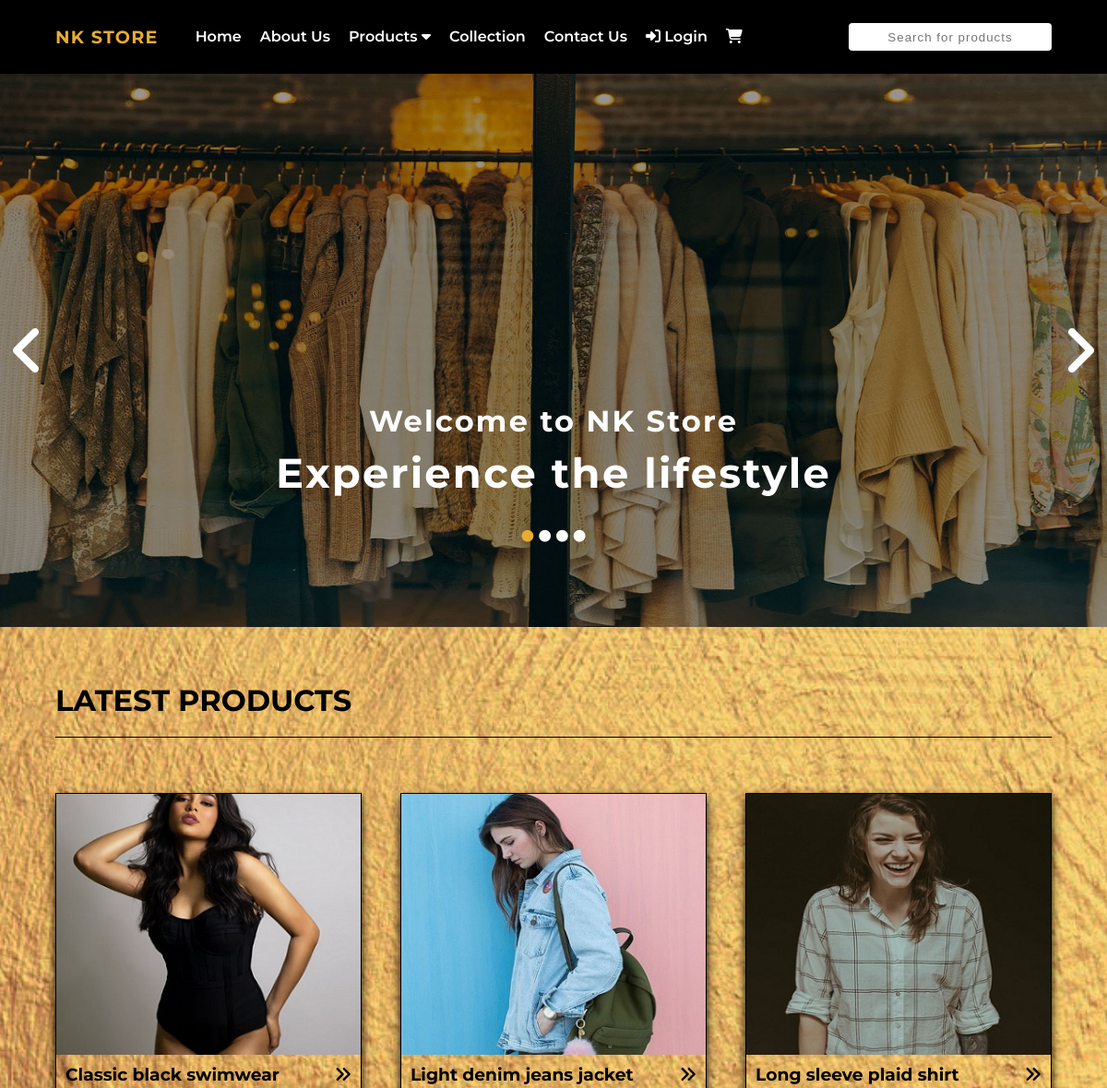
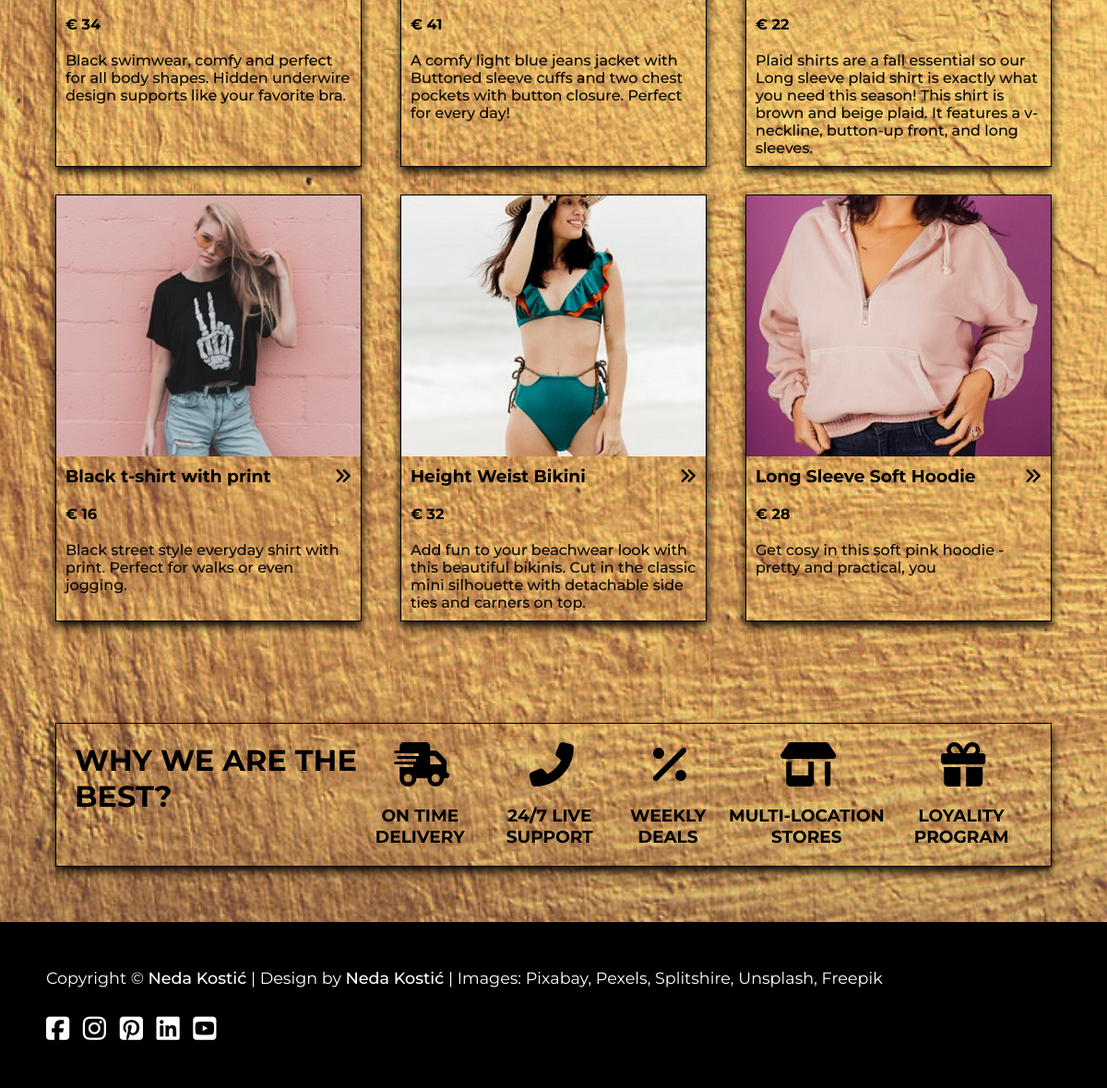
The page / on the database its author committed (2 pictures, top to bottom).
### tables this page shows
CREATE TABLE `product_image` (
  `product_image_id` int(10) UNSIGNED NOT NULL,
  `product_image_name` varchar(100) NOT NULL,
  `created_at` timestamp NOT NULL DEFAULT current_timestamp(),
  `updated_at` timestamp NULL DEFAULT NULL ON UPDATE current_timestamp(),
  `product_id` int(10) UNSIGNED NOT NULL
);

CREATE TABLE `product` (
  `product_id` int(10) UNSIGNED NOT NULL,
  `product_name` varchar(100) NOT NULL,
  `product_price` int(10) UNSIGNED NOT NULL,
  `product_description` text NOT NULL,
  `product_color` varchar(20) NOT NULL,
  `product_material` varchar(40) NOT NULL,
  `product_care` varchar(30) NOT NULL,
  `product_origin` varchar(50) NOT NULL,
  `created_at` timestamp NOT NULL DEFAULT current_timestamp(),
  `updated_at` timestamp NULL DEFAULT NULL ON UPDATE current_timestamp(),
  `is_active` tinyint(1) NOT NULL DEFAULT 1,
  `category_id` int(10) UNSIGNED NOT NULL,
  `user_id` int(10) UNSIGNED NOT NULL
);

### functions/general.php (called while the page is built, shortened)
<?php
function login(){
    if(isset($_SESSION['user_id']) and isset($_SESSION['user_username']) and isset($_SESSION['user_email']) and isset($_SESSION['user_role']))
        return true;
    else if(isset($_COOKIE['user_id']) and isset($_COOKIE['user_username']) and isset($_COOKIE['user_email']) and isset($_COOKIE['user_role']))
    {
        $_SESSION['user_id'] = $_COOKIE['user_id'];
        $_SESSION['user_username'] = $_COOKIE['user_username'];
        $_SESSION['user_email'] = $_COOKIE['user_email'];
        $_SESSION['user_role'] = $_COOKIE['user_role'];
        return true;
    }
    else {
        return false;
    }
}
?>

### class/classDatabase.php (called while the page is built, shortened)
<?php
class Database {
    protected $host;
    protected $username;
    protected $password;
    protected $database;
    protected $db;
    public function __construct(){
        $this->host = "localhost";
        $this->username = "root";
        $this->password = "";
        $this->database = "nkstore";
    }
    public function connect(){
        $this->db = @mysqli_connect($this->host, $this->username, $this->password, $this->database);
        return $this->db;
    }
    public function query($sql){
        return mysqli_query($this->db, $sql);
    }
    public function fetch_object($result){
        return mysqli_fetch_object($result);
    }
}

### index.php (the view, shortened to what this page needs)
<?php
require_once("class/classDatabase.php");
require_once("functions/general.php");
$db = new Database();
?>
<!DOCTYPE html>
<html lang="en">
<head>
    <link rel="stylesheet" href="assets/css/style.css">
    <?php include_once("inc/_header.php"); ?>
    <div id="hero-slider">
        <ul id="slider">
            <li>
                <img src="assets/images/slide_01.jpg" alt="slide01">
                <section class="text-content">
                    <h4>Welcome to NK Store</h4>
                    <h2>Experience the lifestyle</h2>
                </section>
            </li>
        </ul>
        <ol id="circles">
        </ol>
        <div id="left">
            <i class="fas fa-angle-left"></i>
        </div>
        <div id="right">
            <i class="fas fa-angle-right"></i>
        </div>
    </div>
    <main>
        <div class="container">
            <h2>LATEST PRODUCTS</h2>
            <?php
            $sql = "SELECT * FROM product WHERE is_active = 1 ORDER BY product_id DESC LIMIT 6";
            $result = $db->query($sql);
            ?>
            <section class="products">
                <?php while ($row = $db->fetch_object($result)) { ?>
                    <article class="product">
                        <?php $sql1 = "SELECT * FROM product_image WHERE product_id = $row->product_id";
                        $result1 = $db->query($sql1);
                        while ($row1 = $db->fetch_object($result1)) {
                        ?>
                            <img src='assets/images/products/<?= $row1->product_image_name; ?>' alt='Product image'> <?php } ?>
                        <h3>
                            <span><?= $row->product_name; ?></span><span>
                                <a href='<?= $row->product_id; ?>'><i class='fas fa-angle-double-right'></i></a></span>
                        </h3>
                        <h4>&euro; <?= $row->product_price; ?></h4>
                        <p><?= $row->product_description; ?></p>
                    </article>
                <?php } ?>
            </section>
            <section id="why">
                <h2>WHY WE ARE THE BEST?</h2>
                <article>
                    <i class="fas fa-shipping-fast"></i>
                    <h5>ON TIME DELIVERY</h5>
                </article>
                <article>
                    <i class="fas fa-phone-alt"></i>
                    <h5>24/7 LIVE SUPPORT</h5>
                </article>
                <article>
                    <i class="fas fa-percent"></i>
                    <h5>WEEKLY DEALS</h5>
                </article>
                <article>
                    <i class="fas fa-store-alt"></i>
                    <h5>MULTI-LOCATION STORES</h5>
                </article>
                <article>
                    <i class="fas fa-gift"></i>
                    <h5>LOYALITY PROGRAM</h5>
                </article>
            </section>
        </div>
    </main>
    <?php include_once("inc/_footer.php"); ?>

### inc/_header.php (shortened to what this page needs)
<body>
   <header>
      <nav>
         <div id="logo">
            <a href="home">NK STORE</a>
         </div>
         <div class="nav-items">
            <li><a href="home">Home</a></li>
            <li><a href="about">About Us</a></li>
            <li>
               <div id="dropdown">
                  <a href="products">Products <i class="fa fa-caret-down"></i></a>
               </div>
            </li>
            <li><a href="collection">Collection</a></li>
            <li><a href="contact">Contact Us</a></li>
            <?php
            if (!login()) echo "<li><a href='login'><i class='fas fa-sign-in-alt'></i> Login</a></li>";
            else {
               echo "<li>";
               if ($_SESSION['user_role'] == 'administrator') echo "<a href='admin'><i class='fas fa-user'></i></a></li>";
               else echo "<a href='user'><i class='fas fa-user'></i></a></li>";
            }
            ?>
            <li><a id='cart-link' href='cart'><i class='fas fa-shopping-cart'></i><span id='cart-items-number'></span></a></li>
         </div>
         <div id="search">
            <input type="text" id="searchBox" name="search" placeholder="Search for products" autocomplete="off">
         </div>
      </nav>
   </header>

### inc/_footer.php (shortened to what this page needs)
<footer>
    <p>Copyright &copy; <span>Neda Kostić</span> | Design by <span>Neda Kostić</span> | Images: Pixabay, Pexels, Splitshire, Unsplash, Freepik</p>
    <div>
        <a href="#"><i class="fab fa-facebook-square"></i></a>
        <a href="#"><i class="fab fa-instagram"></i></a>
        <a href="#"><i class="fab fa-pinterest-square"></i></a>
        <a href="#"><i class="fab fa-linkedin"></i></a>
        <a href="#"><i class="fab fa-youtube-square"></i></a>
    </div>
</footer>
</body>
</html>

### assets/css/style.css (style rules this page uses)
:root { --fontFamily: 'Montserrat', sans-serif; --fontSize: 16px; --transition: 0.3s ease; --ochre: #e8ac33; --black: #000; --transparent-ochre: rgba(232, 172, 51, 0.5); --white: #fff; --boxShadow: 0 5px 10px 0 var(--black); --border: 1px solid var(--black); --border2: 2px solid var(--black); }
* { padding: 0; margin: 0; box-sizing: border-box; }
html { scroll-behavior: smooth; }
body { font-family: var(--fontFamily); font-size: var(--fontSize); }
img { vertical-align: bottom; }
a { text-decoration: none !important; color: var(--white); cursor: pointer; }
ul, ol { padding: 0; margin: 0; list-style: none; }
h1, h2, h3, h4, h5, h6 { margin: 0; }
.container { width: 80%; margin: 0 auto; padding: 60px 0; }
header { position: sticky; top: 0; z-index: 2; }
nav { background: var(--black); display: flex; flex-wrap: wrap; align-items: center; justify-content: space-between; height: 80px; padding: 0 70px; }
#logo a { color: var(--ochre); font-weight: 700; font-size: 1.7rem; letter-spacing: 1.2px; margin-right: 30px; }
.nav-items { display: flex; padding-bottom: 20px; flex: 1; }
nav .nav-items li { padding: 0 15px; }
nav .nav-items li a { color: var(--white); font-weight: 600; font-size: 1.1rem; display: block; }
#dropdown { position: relative; }
#search input { width: 220px; height: 30px; border-radius: 4px; border-style: none; padding: 8px; text-align: center; position: relative; }
#search input::placeholder { letter-spacing: 1px; text-align: center; }
#hero-slider { width: 100%; position: relative; }
#hero-slider li, ul { width: 100%; transition: 1s ease; }
#slider li img { width: 100%; }
#slider .text-content { position: absolute; width: 100%; height: 100%; top: 18%; left: 0; padding: 15px 50px; display: flex; flex-direction: column; justify-content: center; text-align: center; color: var(--white); z-index: 1; transition: 1s ease; letter-spacing: 2.2px; }
#slider .text-content h2 { font-size: 2.8rem; font-weight: 700 !important; margin-top: 10px; }
#slider .text-content h4 { font-size: 2rem; font-weight: 700 !important; }
#circles { position: absolute; top: 82%; width: 100%; display: flex; justify-content: center; }
#left, #right { position: absolute; top: 0; height: 100%; display: flex; align-items: center; color: var(--white); font-size: 4rem; cursor: pointer; z-index: 1; }
#left { left: 10px; }
#right { right: 10px; }
main { background-image: url(../images/back1.jpg); background-size: cover; background-position: center; background-attachment: fixed; color: var(--black); }
main h2 { font-size: 2rem; font-weight: 700; border-bottom: var(--border); padding-bottom: 20px; }
.products { display: flex; justify-content: space-between; margin-top: 60px; flex-wrap: wrap; }
.products .product { flex-basis: 330px; border: var(--border); margin-bottom: 30px; box-shadow: var(--boxShadow); }
.product img { width: 330px; }
.products .product h3, .products .product h4, .products .product p { padding: 10px; }
.products .product p { font-weight: 500; }
.products .product a { color: var(--black) !important; }
.products .product h3 { display: flex; justify-content: space-between; }
#why { margin-top: 80px; border: 1px solid black; box-shadow: var(--boxShadow); padding: 20px; display: flex; }
#why i { font-size: 3rem; margin-bottom: 20px; }
#why article { text-align: center; }
#why article h5 { margin-right: 4px; }
#why h2 { border: none; }
footer { background-color: var(--black); color: var(--white); padding: 50px; display: flex; justify-content: space-around; align-items: center; font-size: 1.1rem; font-weight: 400; }
footer span { font-weight: 500; }
footer i { font-size: 1.8rem; margin-right: 2px; }
.text-content { padding: 10px; }
@media (max-width: 1280px) { .container { width: 90%; } }
@media (max-width: 1280px) { nav { padding: 0 60px; } }
@media (max-width: 1280px) { #logo a { font-size: 1.2rem; } }
@media (max-width: 1280px) { nav .nav-items li { padding: 0 10px; } }
@media (max-width: 1280px) { nav .nav-items li a { font-size: 1rem; } }
@media (max-width: 1280px) { #why { font-size: 1.4rem; } }
@media (max-width: 1280px) { footer { flex-direction: column; align-items: flex-start; } }
@media (max-width: 1280px) { footer i { margin-top: 30px; margin-right: 10px; } }

### rows shown on the page
product: product_name "Classic black swimwear", product_price "34", product_description "Black swimwear, comfy and perfect for all body shapes. Hidden underwire design supports like your favorite bra."
product_image: product_image_name (picture)
product: product_name "Light denim jeans jacket", product_price "41", product_description "A comfy light blue jeans jacket with Buttoned sleeve cuffs and two chest pockets with button closure. Perfect for every day!"
product_image: product_image_name (picture)
product: product_name "Long sleeve plaid shirt", product_price "22", product_description "Plaid shirts are a fall essential so our Long sleeve plaid shirt is exactly what you need this season! This shirt is brown and beige plaid. It features a v-neckline, button-up front, and long sleeves."
product_image: product_image_name (picture)
product: product_name "Black t-shirt with print", product_price "16", product_description "Black street style everyday shirt with print. Perfect for walks or even jogging."
product_image: product_image_name (picture)
product: product_name "Height Weist Bikini", product_price "32", product_description "Add fun to your beachwear look with this beautiful bikinis. Cut in the classic mini silhouette with detachable side ties and carners on top."
product_image: product_image_name (picture)
product: product_name "Long Sleeve Soft Hoodie", product_price "28", product_description "Get cosy in this soft pink hoodie - pretty and practical, you"
product_image: product_image_name (picture)
